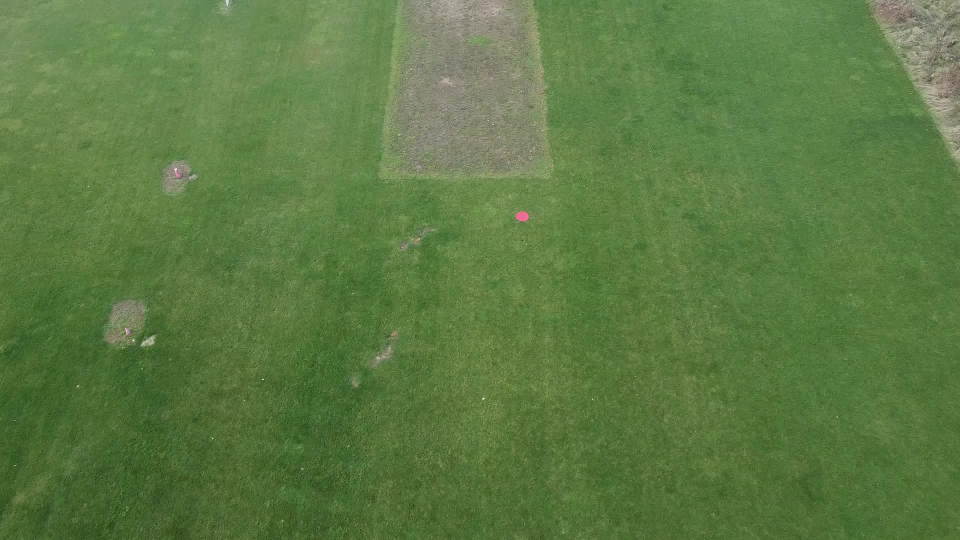
#> input picture data/sample_image.jpg, 1920 x 1080 px, given in place of the camera (shown at 1/2 size)
$ python target_recognition.py
#> lines starting #> are read from the running program, lines starting #| are printed output that depends on the picture; after the words box and inside, x2 and y2 are one past the last pixel; in counts of white or black regions, pixels touching at a corner belong together; long printed decimals are rounded
import cv2
import numpy as np

limits = [(np.array([0, 72, 64]), np.array([13, 227, 255]))]

cap = cv2.VideoCapture(0)


def checkCapture():
    if not cap.isOpened():
        print("can't open")

def capLoop():
    ret, frame = cap.read()
#> frame is the input picture: shape (1080, 1920, 3); mean B, G, R 66.8, 122.2, 92.4
    if not ret:
        print("bad stream")
        exit()

    return frame

if __name__ == "__main__":


    while True:
        frame = capLoop()
        hsv = cv2.cvtColor(frame, cv2.COLOR_BGR2HSV)
#> hsv: shape (1080, 1920, 3); mean H, S, V 45.7, 118.2, 122.3
        for limit in limits:

            mask = cv2.inRange(hsv, limit[0], limit[1])
            res = cv2.bitwise_and(frame, frame, mask=mask)
#> this loop made 1 pass
#> pass 1, `mask = cv2.inRange(hsv, limit[0], limit[1])`:
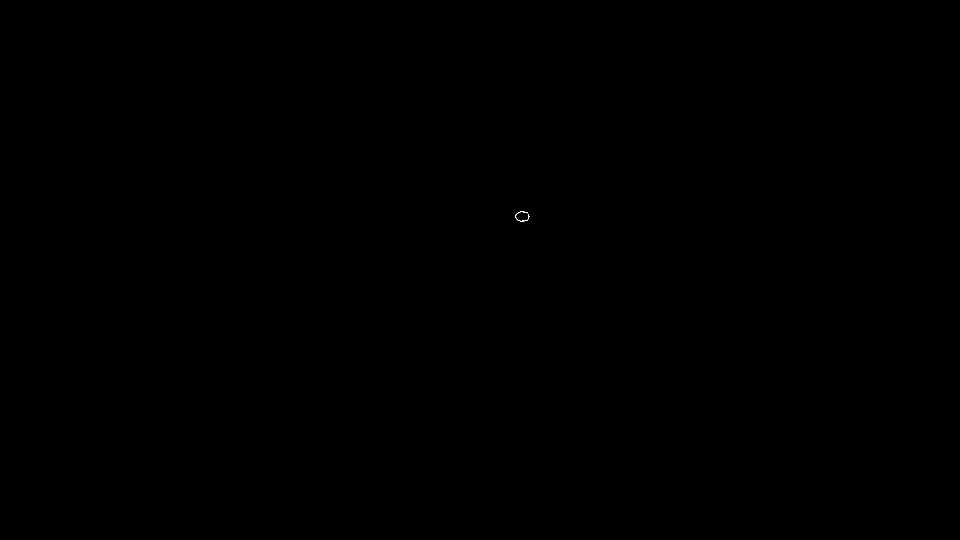
#> mask: shape (1080, 1920) (shown at 1/2 size); 0% white in thin lines or dots, all inside (x1, y1, x2, y2) = (1031, 423, 1059, 443)

        blur_mask = cv2.GaussianBlur(mask,(15,15),0)
        ret, thresh = cv2.threshold(blur_mask,0,255,cv2.THRESH_BINARY+cv2.THRESH_OTSU)
#> thresh: shape (1080, 1920); 0.03% white; 1 white region
#> ret = 20

        contours, hierarchy = cv2.findContours(thresh, cv2.RETR_EXTERNAL, cv2.CHAIN_APPROX_SIMPLE)
#> contours = 1 contour; box (x1, y1, x2, y2) and area: (1028, 420, 1061, 446) 638
        d = 100
        for cntr in contours:
            x,y,w,h = cv2.boundingRect(cntr)
            cv2.rectangle(res, (x, y), (x+w, y+h), (0, 0, 255), 2)
            dw = 330 / w
            dh = 330 / h
            dt = dw
            if dh > dw:
                dt = dh
            if dt < d:
                d = dt
#> this loop made 1 pass
#> (x, y, w, h, dw, dh, d) on pass 1: (1028, 420, 33, 26, 10, 12.69, 12.69)
#> res: shape (1080, 1920, 3); mean B, G, R 0, 0, 0.1
#> after the loop, d = 12.69
        print("distance:" + str(d))
#| distance:12.692

        cv2.imshow('frame',frame)
        cv2.imshow('mask',mask)
        cv2.imshow('res',res)

        cv2.imshow('threshold', thresh)

        if(cv2.waitKey(1) == ord('q')):
#> (key q is pressed here)
            break
